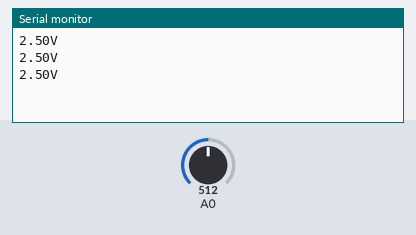
Bench run of a sketch on a simulated Arduino Uno, built with avr-gcc and run on an emulated ATmega328P. On the bench: the last lines printed to the serial monitor. The inputs (shaded band) are chosen by the test bench; at power-on: A0 = 512.

Above: at 1.3 s.
1.4 s: A0 set to 716
At 1.9 s:
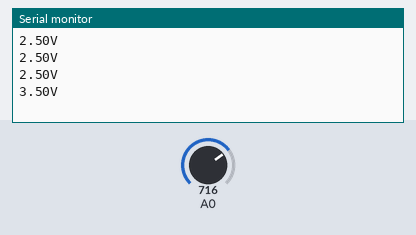
2.9 s: A0 set to 900
At 3.4 s:
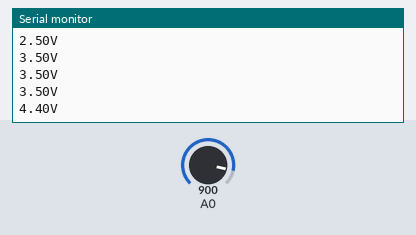
Timing chart, 0 to 5.9 s (numbered marks = the images above; inputs shaded):
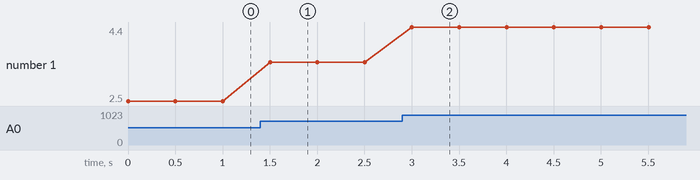

The sketch:

Lecture_tensionBatRuche.ino
```cpp
void setup() {
  //initialisation de la comunication serie port com
  Serial.begin(9600);
}

void loop() {
  //lecture et conversion de la valeur lue en tension
  float voltage = analogRead(A0) * (5.0 / 1023.0);  //l arduino comprend un ADC 10bits avec une valeur max de 5V

  //ecriture de la valeur lue
  Serial.println(String(voltage) + "V");

  delay(500);
}
```

Measured:
- after the input at 1.4 s, the serial monitor: prints a new line after 0.10 s (image 1)
- after the input at 2.9 s, the serial monitor: prints a new line after 0.10 s (image 2)
- plotted number 1: 2.5 → 3.5 after the input at 1.4 s, 3.5 → 4.4 after the input at 2.9 s
